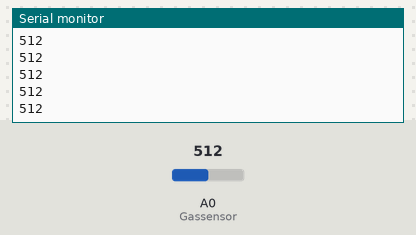
The sketch below on a simulated ESP8266 (NodeMCU). Shown: the last lines printed to the serial monitor. Inputs (shaded band) come from the test bench; at power-on: A0 (Gassensor) = 512. WiFi joins after 1.5 s; servers stay silent unless stated; no MQTT or app messages arrive unless stated.

Above: at 2.7 s.
2.8 s: A0 (Gassensor) set to 370
At 3.5 s:
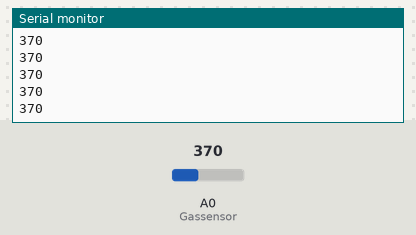
4.3 s: A0 (Gassensor) set to 390
At 5.3 s:
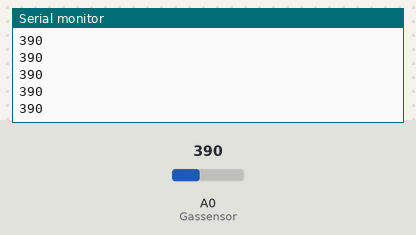
Timing chart, 0 to 7.3 s (numbered marks = the images above; inputs shaded):
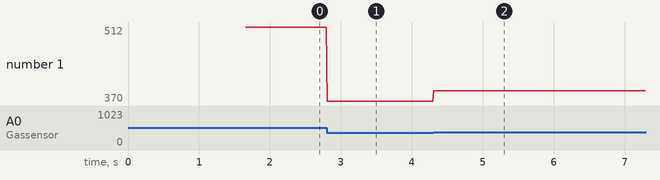

The sketch:

Node_red_with_MQ6.ino
```cpp
#include <ESP8266WiFi.h>
#include <PubSubClient.h>


const char* ssid = "REPLACE_WITH_YOUR_SSID";
const char* password = "REPLACE_WITH_YOUR_WiFi_PASSWORD";
const char* mqtt_server = "REPLACE_WITH_YOUR_MQTT_IP_ADDRESS";

WiFiClient espClient;
PubSubClient client(espClient);
int Gassensor = A0;

void setup_wifi() {
  delay(10);
  // We start by connecting to a WiFi network
  Serial.println();
  Serial.print("Connecting to ");
  Serial.println(ssid);
  WiFi.begin(ssid, password);
  while (WiFi.status() != WL_CONNECTED) {
    delay(500);
    Serial.print(".");
  }
  Serial.println("");
  Serial.print("WiFi connected - ESP8266 IP address: ");
  Serial.println(WiFi.localIP());
}

void reconnect() {
  // Loop until we're reconnected
  while (!client.connected()) {
    Serial.print("Attempting MQTT connection...");
    if (client.connect("ESP8266Client")) {
      Serial.println("connected");
    } else {
      Serial.print("failed, rc=");
      Serial.print(client.state());
      Serial.println(" try again in 5 seconds");
      // Wait 5 seconds before retrying
      delay(5000);
    }
  }
}


void setup() {
  pinMode(Gassensor, INPUT);
  Serial.begin(9600);
  delay(75);
  setup_wifi();
  client.setServer(mqtt_server, 1883);
}
void loop() {
  if (!client.connected()) {
    reconnect();
  }
  if (!client.loop()) {
    client.connect("ESP8266Client");
  }
  int sensorValue = analogRead(Gassensor);
  Serial.println(sensorValue);
  delay(15);
  if (sensorValue > 380) {
    client.publish("Gas/Detection", "Gas Detected");
  }
  else if (sensorValue < 380) {
    client.publish("Gas/Detection", "Gas Not Detected");
  }
}
```

Measured:
- after the input at 2.8 s, the serial monitor: prints a new line at once (image 1)
- after the input at 4.3 s, the serial monitor: prints a new line at once (image 2)
- plotted number 1: 512 → 370 after the input at 2.8 s, 370 → 390 after the input at 4.3 s
